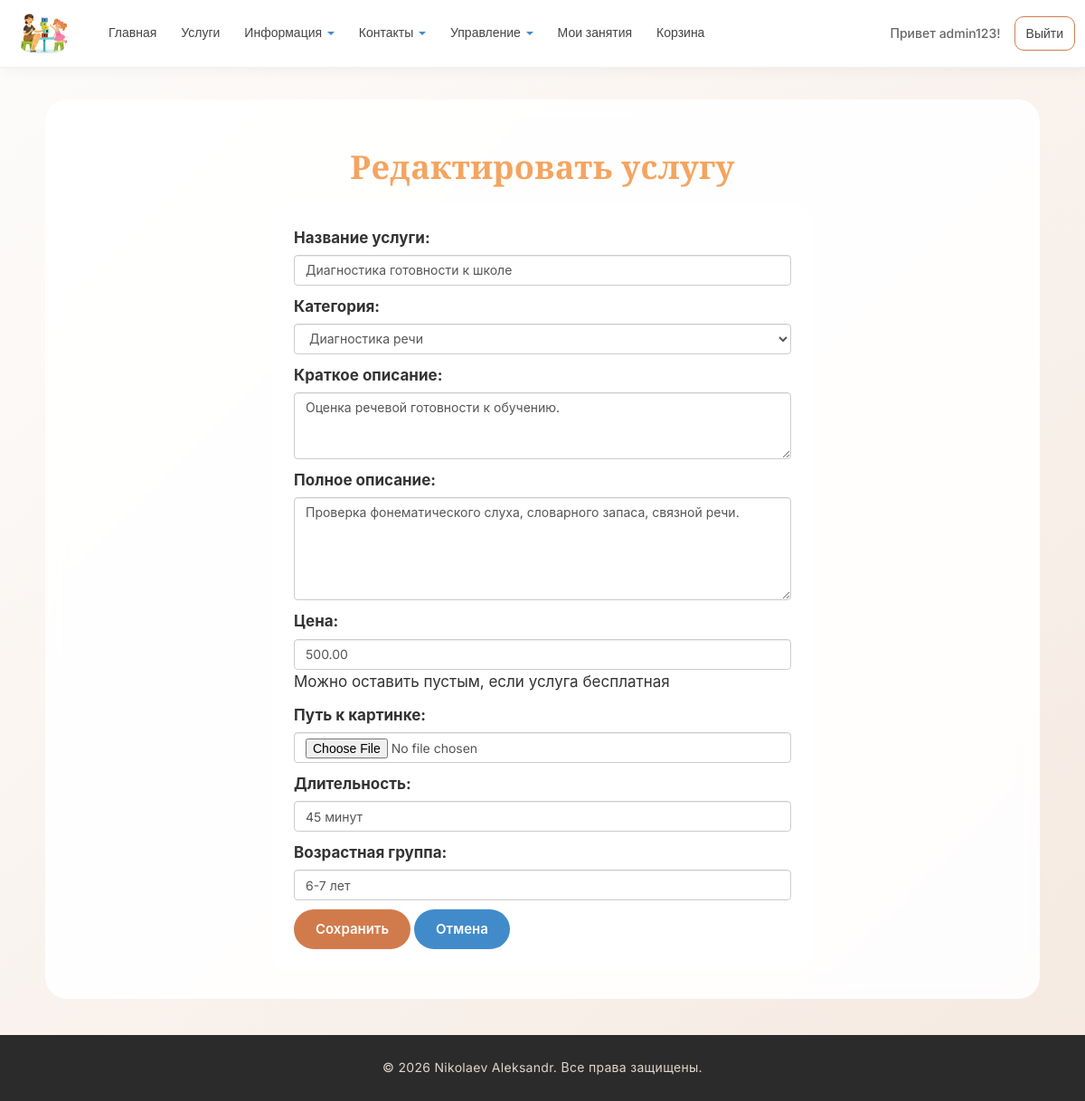
/admin-panel/catalog/edit-service/3/ (signed in), run on the app's committed database.
### app/models.py (models this page shows, shortened)
class Service(models.Model):
    category = models.ForeignKey(ServiceCategory, on_delete=models.CASCADE, verbose_name="Категория", related_name='services')
    name = models.CharField("Название услуги", max_length=100)
    short_description = models.TextField("Краткое описание")
    description = models.TextField("Полное описание")
    price = models.DecimalField(verbose_name="Цена", max_digits=10,decimal_places=2,blank=True, help_text="Можно оставить пустым, если услуга бесплатная",null=True)
    image = models.FileField(verbose_name = "Путь к картинке", blank=True)
    duration = models.CharField("Длительность", max_length=100, blank=True)
    age_group = models.CharField("Возрастная группа", max_length=100, blank = True)
    class Meta:
        verbose_name = "Услуга"
        verbose_name_plural = "Услуги"
        ordering = ['category','name']

class ServiceCategory(models.Model):
    name = models.CharField("Название категории",max_length=100)
    description = models.TextField(verbose_name ="Описание", blank=True)
    class Meta:
        verbose_name = "Категория услуги"
        verbose_name_plural = "Категории услуг"
    def __str__(self):
        return self.name

### app/views.py (the view)
# urls.py: path('admin-panel/catalog/edit-service/<int:service_id>/', views.edit_service, name='edit_service'),
@is_superuser
def edit_service(request, service_id):
    service = get_object_or_404(Service, id=service_id)
    if request.method == 'POST':
        form = ServiceForm(request.POST, request.FILES, instance=service)
        if form.is_valid():
            form.save()
            return redirect('admin_catalog')
    else:
        form = ServiceForm(instance=service)
    return render(request, 'app/admin/edit_service.html', {
        'form': form,
        'title': 'Редактировать услугу',
        'year': datetime.now().year,
    })

### app/forms.py
class ServiceForm(forms.ModelForm):
    class Meta:
        model = Service
        fields = [
            'name', 'category', 'short_description', 'description',
            'price', 'image', 'duration', 'age_group'
        ]
        widgets = {
            'name': forms.TextInput(attrs={'class': 'form-control'}),
            'short_description': forms.Textarea(attrs={'rows': 3, 'class': 'form-control'}),
            'description': forms.Textarea(attrs={'rows': 5, 'class': 'form-control'}),
            'price': forms.NumberInput(attrs={'class': 'form-control'}),
            'duration': forms.TextInput(attrs={'class': 'form-control'}),
            'age_group': forms.TextInput(attrs={'class': 'form-control'}),
            'category': forms.Select(attrs={'class': 'form-control'}),
            'image': forms.FileInput(attrs={'class': 'form-control'}),
        }

### app/templates/app/admin/edit_service.html (shortened to what this page needs)
{% extends "app/layout.html" %}
{% block content %}
<h2 class="title">{{ title }}</h2>
<div class="content-wrapper" style="max-width: 600px; margin: 0 auto;">
    <form method="POST" enctype="multipart/form-data">
        {{ form.as_p }}
        <button type="submit" class="btn-base btn-brand">Сохранить</button>
        <a href="{% url 'admin_catalog' %}" class="btn-base btn-blue">Отмена</a>
    </form>
</div>
{% endblock %}

### app/templates/app/auth/loginpartial.html (shortened to what this page needs)
{% if user.is_authenticated %}
<form id="logoutForm" action="/logout/" method="post" class="navbar-right">
    <ul class="nav navbar-nav navbar-right">
        <li><span class="navbar-brand">Привет {{ user.username }}!</span></li>
        <li><a href="javascript:document.getElementById('logoutForm').submit()">Выйти</a></li>
    </ul>
</form>
{% else %}
<ul class="nav navbar-nav navbar-right">
    <li><a href="{% url 'login' %}">Войти</a></li>
</ul>
{% endif %}

### app/static/app/content/site.css (style rules this page uses)
* { margin: 0; padding: 0; box-sizing: border-box; font-family: 'Inter', -apple-system, BlinkMacSystemFont, 'Segoe UI', Roboto, sans-serif; }
body { font-weight: 400; background: linear-gradient(135deg, #fdfcfb 0%, #f5e9e0 100%); display: flex; flex-direction: column; min-height: 100vh; padding-top: 70px; color: #2d2d2d; line-height: 1.6; }
.content-wrapper { background: rgba(255, 255, 255, 0.9); backdrop-filter: blur(10px); border-radius: 24px; padding: 25px; }
.title { font-family: 'Playfair Display', serif; font-weight: 700; text-align: center; margin: 25px 0 20px; color: sandybrown; font-size: 36px; letter-spacing: 0.3px; }
p, .description, li { font-size: 17px; font-weight: 400; line-height: 1.6; color: #333; }
.navbar-brand { display: flex; align-items: center; flex-shrink: 0; }
.nav.navbar-nav { display: flex; gap: 3px; list-style: none; flex-wrap: wrap; align-items: center; margin: 0; }
.nav.navbar-nav li a { font-family: 'Inter', sans-serif; font-weight: 500; font-size: 14px; color: #444; padding: 8px 12px; border-radius: 10px; text-decoration: none; transition: all 0.2s ease; white-space: nowrap; }
.navbar-right { display: flex; align-items: center; gap: 10px; list-style: none; margin: 0; padding: 0; flex-shrink: 0; white-space: nowrap; }
.navbar-right li span.navbar-brand { font-weight: 500; font-size: 14px; color: #666; padding: 8px 12px; }
.navbar-right li a { font-family: 'Inter', sans-serif; font-weight: 500; font-size: 14px; padding: 8px 14px; border-radius: 20px; text-decoration: none; border: 1px solid #d17b4c; transition: all 0.2s ease; white-space: nowrap; }
.btn-base { border: none; padding: 10px 24px; border-radius: 30px; font-weight: 600; font-size: 15px; cursor: pointer; transition: all 0.2s ease; text-decoration: none; display: inline-block; text-align: center; }
.btn-brand { background: #d17b4c; color: white !important; }
a { text-decoration: none; }
.btn-blue { background: #428bca; color: white !important; }

### data on the page
Service: name "Диагностика готовности к школе", category "Диагностика речи", short_description "Оценка речевой готовности к обучению.", description "Проверка фонематического слуха, словарного запаса, связной речи.", price "500.00", duration "45 минут", age_group "6-7 лет"

### other printed values
{{ user.username }} "admin123"
{{ title }} "Редактировать услугу"
